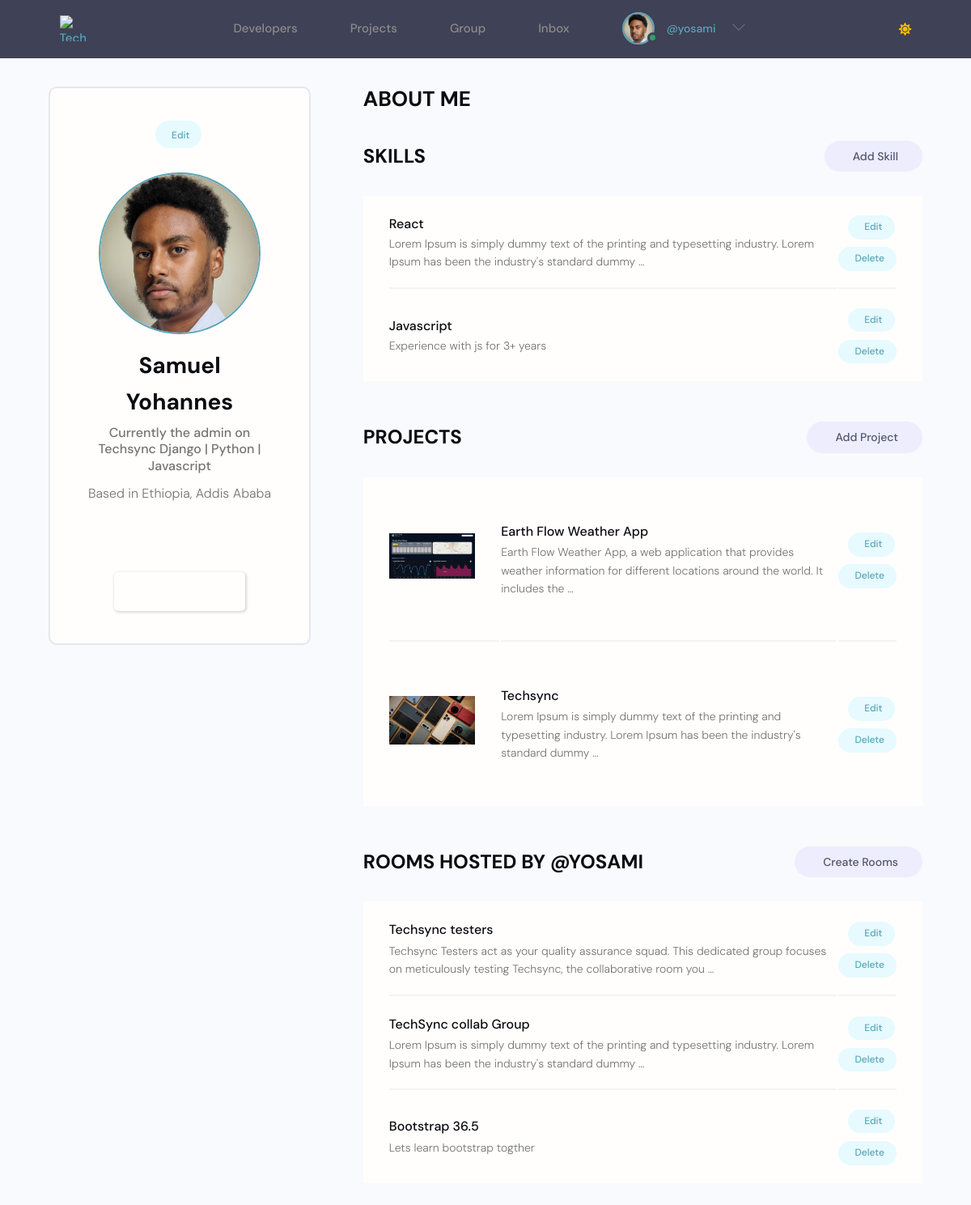
/account/ (signed in), run on an earlier commit of the app's database.
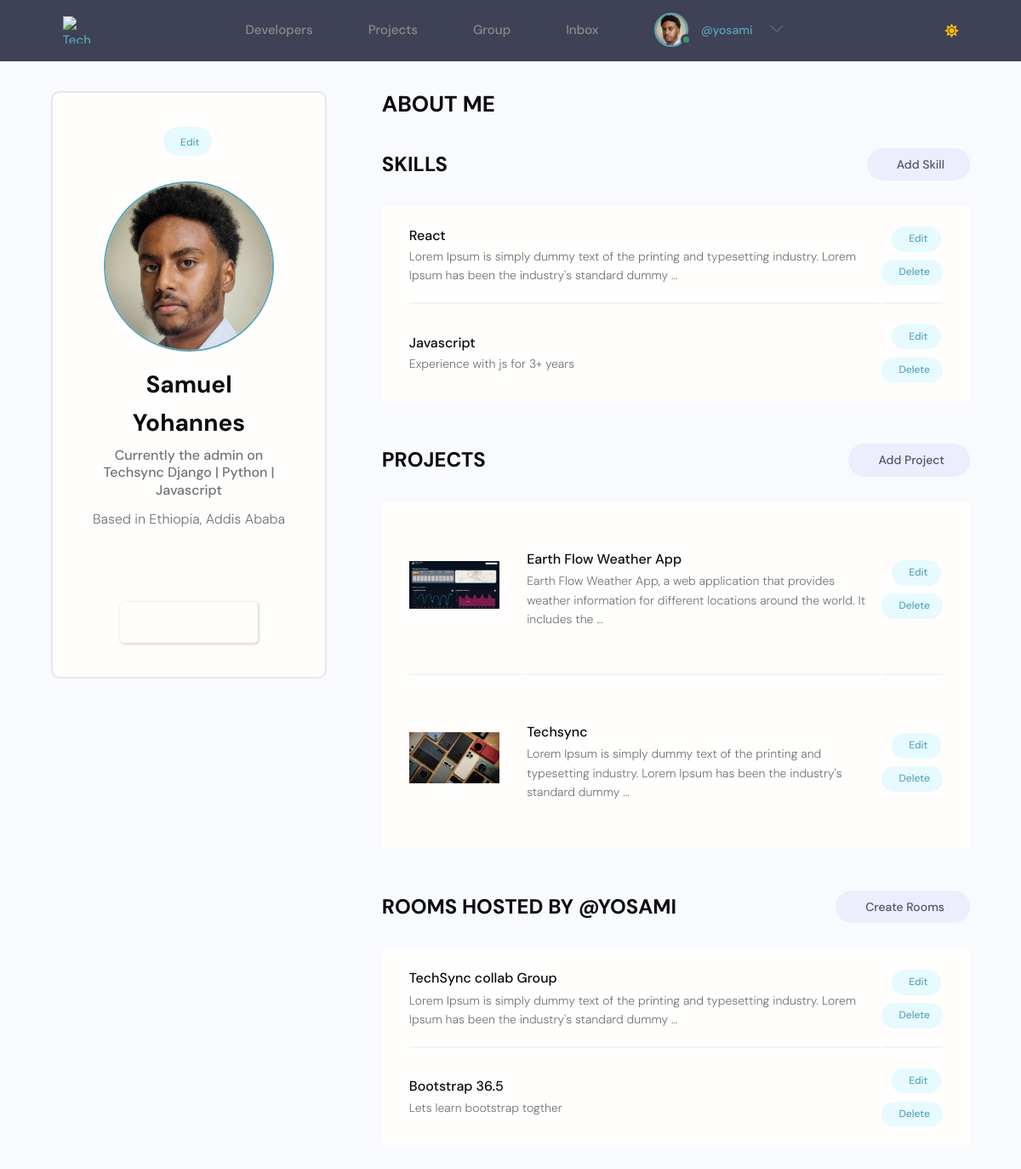
And on a later commit of the database.
### users/models.py (models this page shows, shortened)
class Profile(models.Model):
    id = models.UUIDField(default=uuid.uuid4, primary_key=True, unique=True, editable=False, )
    user = models.OneToOneField(User, on_delete=models.CASCADE,null=True,blank=True)
    name = models.CharField(max_length=200, blank=True,null=True)
    username = models.CharField(max_length=200, blank=True,null=True,unique=True)
    headline = models.CharField(max_length=200, blank=True,null=True)
    about = models.TextField(blank=True, null=True)
    location = models.CharField(max_length=200, blank=True,null=True)
    profile_image = models.ImageField(null=True, blank=True,upload_to='profiles', default='default_profile.png')
    github_link = models.CharField(max_length=200, blank=True,null=True)
    twitter_link = models.CharField(max_length=200, blank=True,null=True)
    linkedin_link = models.CharField(max_length=200, blank=True,null=True)
    personal_link = models.CharField(max_length=200, blank=True,null=True)
    created_at = models.DateTimeField(auto_now_add=True)

class Skill(models.Model):
    id = models.UUIDField(default=uuid.uuid4, primary_key=True, unique=True, editable=False, )
    owner = models.ForeignKey(Profile, on_delete=models.CASCADE, null=True, blank=True)
    name = models.CharField(max_length=200, blank=True,null=True)
    description = models.TextField(blank=True, null=True)
    created_at = models.DateTimeField(auto_now_add=True)

### projects/models.py (models this page shows, shortened)
class Project(models.Model):
    id = models.UUIDField(default=uuid.uuid4, primary_key=True, unique=True, editable=False)
    owner = models.ForeignKey(Profile, on_delete=models.SET_NULL, null=True)
    title = models.CharField(max_length=100)
    description = models.TextField(null=True, blank=True)
    image = models.ImageField(null=True, blank=True, default='default.jpg', upload_to= 'project_image')
    demo_link = models.URLField(null=True, blank=True)
    source_link = models.URLField(null=True, blank=True)
    created_at = models.DateTimeField(auto_now_add=True)
    tags = models.ManyToManyField('Tag', blank=True)
    vote_count = models.IntegerField(default=0, null=True, blank=True)
    vote_ratio = models.IntegerField(default=0, null=True, blank=True)
    class Meta:
        ordering = ['-created_at']

### group/models.py (models this page shows, shortened)
class Room(models.Model):
    id = models.UUIDField(default=uuid.uuid4, primary_key=True, unique=True, editable=False, )
    host = models.ForeignKey(User, on_delete=models.SET_NULL, null=True)
    topic = models.ForeignKey(Topic, on_delete=models.SET_NULL, null=True)
    name = models.CharField(max_length=200)
    description = models.TextField(null=True, blank=True)
    participants = models.ManyToManyField(
        User, related_name='participants', blank=True)
    updated = models.DateTimeField(auto_now=True)
    created = models.DateTimeField(auto_now_add=True)
    class Meta:
        ordering = ['-updated', '-created']

### users/views.py (the view)
# urls.py: path('account/', views.userAccount, name='user-account'),
@login_required(login_url='login')
def userAccount(request):
    profile = request.user.profile
    skills = profile.skill_set.all()
    projects = profile.project_set.all()
    rooms = Room.objects.filter(host=request.user)
    context = {
        'profile': profile,
        'skills': skills,
        'projects': projects,
        'rooms': rooms,
    }
    return render(request, 'users/account.html', context)

### templates/users/account.html (shortened to what this page needs)
{% extends "main/main.html" %}
  {% block content %}
  <main class="settingsPage profile my-md">
    <div class="container">
      <div class="layout">
        <div class="column column--1of3">
          <div class="card text-center">
            <div class="card__body dev">
              <a class="tag tag--pill tag--main settings__btn" href="{% url 'edit-account' %}"> Edit</a>
              <img class="avatar avatar--xl dev__avatar" src="{{ profile.profile_image.url }}" />
              <h2 class="dev__name">{{profile.name}}</h2>
              <p class="dev__title">{{profile.headline}}</p>
              <p class="dev__location">Based in {{profile.location}}</p>
              <ul class="dev__social">
              </ul>
              <a href="#" class="btn btn--sub btn--lg">Send Message </a>
            </div>
          </div>
        </div>
        <div class="column column--2of3">
          <div class="devInfo">
            <h3 class="devInfo__title">About Me</h3>
          </div>
          <div class="settings">
            <h3 class="settings__title">Skills</h3>
            <a class="tag tag--pill tag--sub settings__btn tag--lg" href="{% url 'add-skill'%}"> Add Skill</a>
          </div>
          <table class="settings__table">
            {% for skill in skills %}
            <tr>
              <td class="settings__tableInfo">
                <h4>{{skill.name}}</h4>
                <p>
                  {{skill.description|truncatewords:20}}
                </p>
              </td>
              <td class="settings__tableActions">
                <a class="tag tag--pill tag--main settings__btn" href="{% url 'update-skill' skill.id %}"> Edit</a>
                <a class="tag tag--pill tag--main settings__btn" href="{% url 'delete-skill' skill.id %}?next=/account">
                  Delete</a>
              </td>
            </tr>
            {% endfor %}
          </table>
          <div class="settings">
            <h3 class="settings__title">Projects</h3>
            <a class="tag tag--pill tag--sub settings__btn tag--lg" href="{% url 'create-project' %}"> Add Project</a>
          </div>
          <table class="settings__table">
            {% for project in projects %}
            <tr>
              <td class="settings__thumbnail">
                <a href="{% url 'project_detail' project.pk %}"><img src="{{project.image.url}}" alt="Project Thumbnail" /></a>
              </td>
              <td class="settings__tableInfo">
                <a href="{% url 'project_detail' project.pk %}">{{project.title}}</a>
                <p>
                  {{project.description|truncatewords:20}}
                </p>
              </td>
              <td class="settings__tableActions">
                <a class="tag tag--pill tag--main settings__btn" href="{% url 'update-project' project.pk %}"> Edit</a>
                <a class="tag tag--pill tag--main settings__btn" href="{% url 'delete-project' project.pk %}?next=/account">
                  Delete</a>
              </td>
            </tr>
            {% endfor %}
          </table>
<div class="settings">
  <h3 class="settings__title">ROOMS HOSTED BY @{{profile.username}}</h3>
  <a class="tag tag--pill tag--sub settings__btn tag--lg" href="{% url 'create-room' %}"> Create Rooms</a>
</div>
<table class="settings__table">
  {% for room in rooms %}
  <tr>
    <td class="settings__tableInfo">
      <a href="{% url 'room' room.id %}">{{room.name}}</a>
      <p>
        {{room.description|truncatewords:20}}
      </p>
    </td>
    <td class="settings__tableActions">
      <a class="tag tag--pill tag--main settings__btn" href="{% url 'update-room' room.id %}?next=/account"> Edit</a>
      <a class="tag tag--pill tag--main settings__btn" href="{% url 'delete-room' room.id %}?next=/account">
        Delete</a>
    </td>
  </tr>
  {% endfor %}
</table>
      </div>
    </div>
  </div>
  </main>
  {% endblock content %}

### templates/main/main.html (shortened to what this page needs)
{% load static %}
<!DOCTYPE html>
<html lang="en">
<head>
  <link rel="stylesheet" href="https://cdnjs.cloudflare.com/ajax/libs/selectize.js/0.13.3/css/selectize.min.css">
  <link rel="stylesheet" href="{% static 'styles/langauge.css' %}" />
    <link rel="stylesheet" href="https://cdnjs.cloudflare.com/ajax/libs/font-awesome/5.15.4/css/all.min.css" />
    <link rel="stylesheet" href="https://cdn.iconmonstr.com/1.3.0/css/iconmonstr-iconic-font.min.css" />
    <link rel="stylesheet" href="{% static 'uikit/styles/uikit.css' %}" />
    <link rel="stylesheet" href="{% static 'styles/app.css' %}" />
    <link rel="stylesheet" href="{% static 'styless/main.css' %}" />
    <link rel="stylesheet" href="{% static 'styless/style.css' %}" />
</head>
<body>
    {% include "main/navbar.html" %}
    {% block content %}
    {% endblock content %}
</body>
</html>

### templates/main/navbar.html (shortened to what this page needs)
{% load static %}
<header class="header">
        <div class="container container--narrow">
                <a href="{% url 'projects'%}" class="header__logo">
                        <img src="" alt="Techsync Logo" />
                </a>
                <nav class="header__nav header__menu">
                        <ul class="header__menu">
                                <li class="header__menuItem"><a href="{% url 'profiles' %}">Developers</a></li>
                                <li class="header__menuItem"><a  href="{% url 'projects' %}">Projects</a></li>
                                <li class="header__menuItem"><a  href="{% url 'home-group'%}">Group</a></li>
                                {% if request.user.is_authenticated %}
                                <li class="header__menuItem"><a  href="{% url 'inbox' %}">Inbox</a></li>
                                {% else %}
                                <li class="header__menuItem"><a href="{% url 'login' %}" class="btn btn--sub">Login/Sign Up</a></li>
                                {% endif %}
                                {% if request.user.is_authenticated %}
                                <li class="header__menuItem">
                                        <div class="header__user">
                                                <a href="{% url 'user-account'%}">
                                                    <div class="avatar avatar--medium active">
                                                        <img src="{{ profile.profile_image.url }}" />
                                                    </div>
                                                    <p> <span>@{{profile.username}}</span></p>
                                                </a>
                                                <button class="dropdown-button">
                                                    <svg version="1.1" xmlns="http://www.w3.org/2000/svg" width="32" height="32" viewBox="0 0 32 32">
                                                        <title>chevron-down</title>
                                                        <path d="M16 21l-13-13h-3l16 16 16-16h-3l-13 13z"></path>
                                                    </svg>
                                                </button>
                                            </div>
                                </li>
                                {% endif %}
                        </ul>
                </nav>
                <span id="mode-icon" class="fas fa-sun"></span>
        </div>
</header>
<link rel="stylesheet" href="{% static 'uikit/styles/modules/_variables.css' %}" id="theme-css">

### static/styles/langauge.css (style rules this page uses)
:root { --li4-color-primary-hsl: 250, 84%, 54%; --li4-color-bg-hsl: 0, 0%, 100%; --li4-color-contrast-high-hsl: 230, 7%, 23%; --li4-color-contrast-higher-hsl: 230, 13%, 9%; --li4-color-bg-light-hsl: 0, 0%, 100%; --li4-color-white-hsl: 0, 0%, 100%; --li4-color-bg-dark-hsl: 240, 4%, 95%; --li4-color-bg-lighter-hsl: 0, 0%, 100%; --li4-color-black-hsl: 230, 13%, 9%; --li4-space-3xs: 0.25rem; --li4-space-2xs: 0.375rem; --li4-space-xs: 0.5rem; --li4-space-sm: 0.75rem; }
@media (min-width: 64rem) { :root { --li4-space-3xs: 0.375rem; --li4-space-2xs: 0.5625rem; --li4-space-xs: 0.75rem; --li4-space-sm: 1.125rem; } }
:root { --picker-vertical-gap: 4px; }

### static/styles/app.css (style rules this page uses)
:root { --color-sub: #0b0c10; }
.btn--sub { background-color: var(--color-sub-light); }
.card { border: 2px solid var(--color-light); }
img { width: 100%; }
.header { position: sticky; z-index: 111; background-color: var(--color-sub); padding: 1.5rem 0; }
.header > .container { display: flex; justify-content: space-between; align-items: center; }
.header__logo > img { height: 3.8rem; }
.header__nav > ul { display: inline-flex; align-items: center; list-style: none; gap: 6.5rem; }
.header__menuItem > a { color: var(--color-light); font-weight: 300; }
.profile .card > .dev { padding: 4rem; }
.dev__avatar { display: block; margin: auto; }
.dev__name { color: var(--color-sub); font-size: 2.8rem; font-weight: 700; margin-top: 1rem; margin-bottom: 0.5rem; }
.dev__title { font-size: 1.6rem; font-weight: 500; line-height: 1.3; }
.dev__location { margin-top: 1rem; }
.dev__social { margin: 3rem 0; list-style: none; display: flex; justify-content: center; gap: 1.5rem; }
.devInfo { margin-bottom: 3rem; }
.devInfo__title, .devInfo__subtitle { font-size: 2.6rem; color: var(--color-sub); text-transform: uppercase; font-weight: 700; margin-bottom: 1.5rem; }
.settingsPage .dev > .settings__btn { display: inline-block; margin-bottom: 3rem; }
.settings { display: flex; justify-content: space-between; align-items: center; }
.settings__title { font-size: 2.4rem; text-transform: uppercase; font-weight: 700; color: var(--color-sub); }
.settings__table { margin-top: 3rem; margin-bottom: 5rem; padding: 0 3rem; background: var(--color-white); }
.settings__table tr { width: 100%; }
.settings__table tr > td { padding: 2rem 0; }
.settings__table tr:not(:last-child) td { border-bottom: 2px solid var(--color-white-light); }
.settings__thumbnail { width: 23%; min-width: 10rem; }
.settings__thumbnail img { padding-right: 3rem; height: 15rem; object-fit: contain; }
.settings__tableInfo { width: 100%; }
.settings__tableInfo h4, .settings__tableInfo a { padding-right: 1rem; width: auto; font-size: 1.6rem; font-weight: 500; color: var(--color-sub); }
.settings__tableInfo p { font-size: 1.4rem; }
.settings__tableActions { text-align: right; }

### static/uikit/styles/modules/_variables.css (style rules this page uses)
:root { --color-main: #5aa5b9; --color-main-light: #e6faff; --color-sub: #0b0c10; --color-sub-light: #51546e; --color-sub-lighter: #ededfd; --color-text: #737373; --color-gray: #8b8b8b; --color-light: #e5e7eb; --color-light-gray: #767676; --color-bg: #f8fafd; --color-white: #fffefd; --color-white-light: #f3f3f3; --color-success: #359e64; --color-success-bg: #def8e8; --color-error: #fc4b0b; --color-error-bg: #fff2ee; --font-base: 'Poppins', arial, helvetica, 'Segoe UI', roboto, ubuntu, sans-serif; --font-monospace: 'Fira Code', 'Courier New', courier, monospace; --font-regular: 300; --font-medium: 500; --font-bold: 700; --generic-shadow: 1px 1px 5px #00000010; --generic-transition: all 0.3s ease-in-out; }

### static/uikit/styles/modules/_base.css (style rules this page uses)
* { margin: 0; padding: 0; box-sizing: border-box; text-rendering: optimizeLegibility; color: inherit; font-size: inherit; }
html { font-size: 50%; }
@media only screen and (min-width: 480px) { html { font-size: 56.25%; } }
@media only screen and (min-width: 1200px) { html { font-size: 62.5%; } }
body { line-height: 1.6; font-weight: 400; font-size: 1.5rem; color: var(--color-text); background-color: var(--color-bg); min-height: 100vh; }

### static/uikit/styles/modules/_typography.css (style rules this page uses)
* { font-family: var(--font-base); }
h2 { font-size: 3.6rem; font-weight: var(--font-bold); }
h3 { font-size: 3.2rem; font-weight: var(--font-medium); }
h4 { font-size: 2.8rem; font-weight: var(--font-medium); }
p, span, strong { font-size: 1.6rem; color: var(--color-text); font-weight: var(--font-regular); }
a { padding-bottom: 2px; text-decoration: none; display: inline-block; color: var(--color-main); font-weight: var(--font-medium); }

### templates/main/navbar.html (style rules this page uses)
.fa-sun { color: #ffbf00; }
.header__menu { position: relative; z-index: 1000; }

What changed in the data, as far as the page shows it:
removed Room: name "Techsync testers", description "Techsync Testers act as your quality assurance squad. This dedicated group focuses on meticulously testing Techsync, the collaborative room you …"
